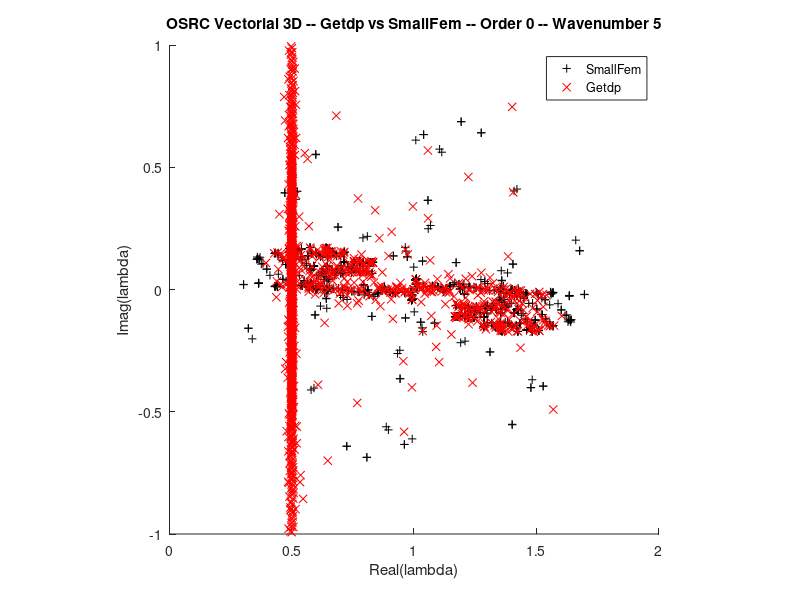

This chart was generated by the following MATLAB code:
clear all;
close all;

lsf = dlmread('lsf.csv');
lgp = dlmread('lgp.csv');

figure;
hold on;
plot(real(lsf), imag(lsf), 'k+');
plot(real(lgp), imag(lgp), 'rx');
hold off;

title('OSRC Vectorial 3D -- Getdp vs SmallFem -- Order 0 -- Wavenumber 5')
xlabel('Real(lambda)');
ylabel('Imag(lambda)');
legend({'SmallFem', 'Getdp'});

xlim([ 0  2]);
ylim([-1 +1]);

axis square;
print('vectGetdpSmallfem3d.png');
